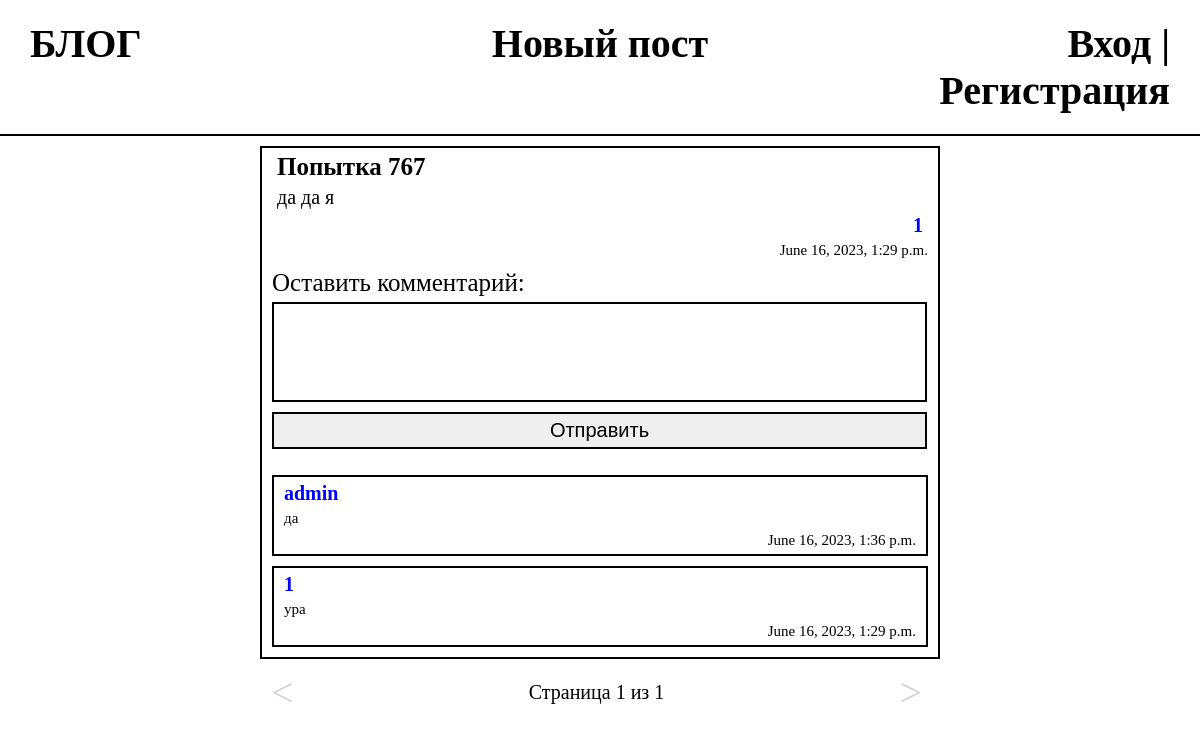
Page /blog/post/13 on the committed database.
### blog/models.py (models this page shows, shortened)
class Post(models.Model):
    STATUS_CHOICES = (
        ('draft', 'Draft'),
        ('published', 'Published'),
    )
    title = models.CharField(max_length=100, blank=False)
    text = models.TextField()
    publish = models.DateTimeField(default=timezone.now)
    created = models.DateTimeField(auto_now_add=True)
    updated = models.DateTimeField(auto_now=True)
    user = models.ForeignKey(User, on_delete=models.CASCADE, related_name='blog_posts')
    status = models.CharField(max_length=10, choices=STATUS_CHOICES, default='published')

class Comment(models.Model):
    text = models.TextField(max_length=1000, blank=False)
    publish = models.DateTimeField(default=timezone.now)
    post = models.ForeignKey(Post, on_delete=models.CASCADE, related_name="comments")
    user = models.ForeignKey(User, on_delete=models.CASCADE)

### blog/views.py (the view)
# urls.py: path('post/<int:post_id>', post),
def post(request, post_id):
    post_by_id = Post.objects.get(id=post_id)
    if not post_by_id:
        return HttpResponse('error')
    if request.method == "GET":
        form = CommentForm()
        comments = Comment.objects.filter(post=post_by_id).order_by('-publish')
        paginator = Paginator(comments, 10)
        page_number = request.GET.get('page')
        try:
            comments = paginator.page(page_number)
        except PageNotAnInteger or EmptyPage:
            comments = paginator.page(1)
    if request.method == "POST":
        form = CommentForm(request.POST)
        if form.is_valid():
            form_data = form.cleaned_data
            Comment.objects.create(post=post_by_id, text=form_data['text'], user=request.user)
            return HttpResponseRedirect(f"/blog/post/{post_id}")
    return render(request, 'post.html', {'post': post_by_id, 'comments': comments, 'page': page_number, 'form': form})

### blog/forms.py
class CommentForm(forms.Form):
    text = forms.CharField(required=True)
    text.error_messages = {'required': 'Комментарий пуст'}
    text.widget = forms.Textarea(attrs={'class': 'comment_form_input'})

### blog/templates/post.html (shortened to what this page needs)
{% extends "base.html" %}
{% block content %}
    <div class="feed">
        <div class="post">
            <div class="post_title">{{post.title}}</div>
            <div class="post_text">{{post.text}}</div>
            <div class="post_user">{{post.user.username}}</div>
            <div class="post_datetime">{{post.publish}}</div>
            <form class="comment_form" method="POST">
                <div class="comment_form_container">
                    <div class="comment_form_label">Оставить комментарий:</div>
                        {{form.text}}
                    <input type="submit" id="comment_form_submit" class="comment_form_submit" value="Отправить">
                </div>
            </form>
            {% for comment in comments %}
                {% if comment.post == post %}
                    <div class="post">
                        <div class="comment_user">{{comment.user.username}}</div>
                        <div class="comment_text">{{comment.text}}</div>
                        <div class="comment_datetime">{{comment.publish}}</div>
                    </div>
                {% endif %}
            {% endfor %}
        </div>
    </div>
    {% include "pagination.html" with page=comments %}
{% endblock %}

### blog/static/css/styles.css (style rules this page uses)
body { margin: 0; padding: 0; }
.feed, .pagination { . font-family: Calibri; width: 700px; margin: auto; border: black solid 0px; }
.post { font-family: Calibri; width: auto; margin: 10px; border: black solid 2px; }
.post_title { font-size: 25px; font-weight: bold; margin: 5px 15px; }
.post_text { font-size: 20px; margin: 5px 15px; }
.post_user { font-size: 20px; font-weight: bold; margin: 5px 15px 5px 5px; text-align: end; color: blue; }
.post_datetime { font-size: 15px; margin: 5px 10px; text-align: end; }
.comment_text { font-size: 15px; margin: 5px 10px; }
.comment_user { font-size: 20px; font-weight: bold; margin: 5px 10px; color: blue; }
.comment_datetime { font-size: 15px; margin: 5px 10px; text-align: end; }
.comment_form_container { font-family: Calibri; width: auto; margin: 10px; }
.comment_form_label { font-size: 25px; margin: 5px 0 5px 0; }
.comment_form_input { width: 655px; border: black solid 2px; font-size: 20px; height: 100px; resize: none; }
.comment_form_submit { width: 655px; border: black solid 2px; margin: 10px 0 10px 0; font-size: 20px; padding: 5px; }

### rows in the picture
Post: title "Попытка 767", text "да да я", user.username "1", publish "June 16, 2023, 1:29 p.m."
Comment: user.username "admin", text "да", publish "June 16, 2023, 1:36 p.m."
Comment: user.username "1", text "ура", publish "June 16, 2023, 1:29 p.m."

### other values in the picture
{{ page.number }} "1"
{{ page.paginator.num_pages }} "1"
